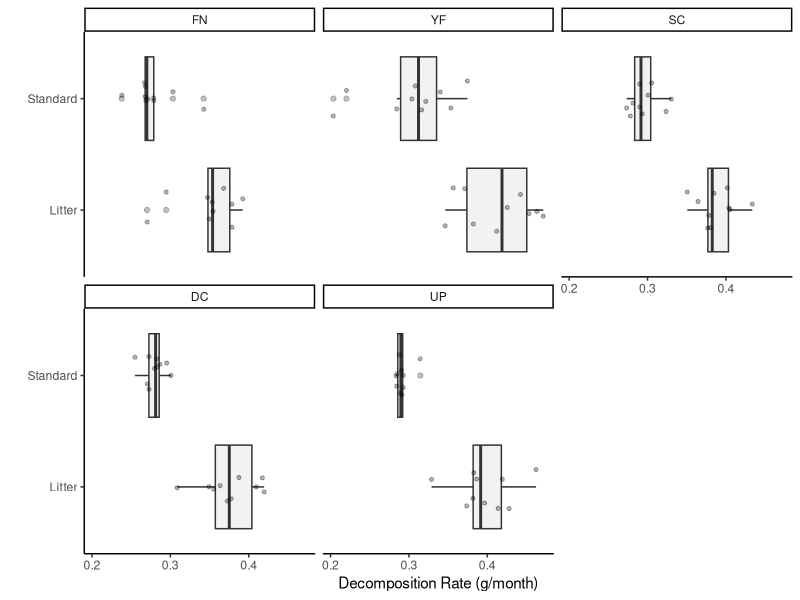

This chart was generated by the following R code: (Note: this script raises an error after producing the figure.)
library(dplyr)
library(tidyr)
library(ggplot2)
library(lubridate)
library(forcats)

### Load and clean data ----

# Read in data sets
decomp_2021 <- read.csv("Data/Decomposition/2021_Mesocosm-Decomp.csv")
decomp_2023 <- read.csv("Data/Decomposition/2023_Mesocosm-Decomp.csv")
field_litter <- read.csv("Data/Decomposition/2021_Field-Decomp.csv")

# Update columns with treatment types
decomp_2021 <- decomp_2021 %>%
  select(-Notes) %>%
  mutate(Site = case_when(
    startsWith(as.character(CageID), "FNH") ~ "FN",
    startsWith(as.character(CageID), "FNS") ~ "YF",
    startsWith(as.character(CageID), "FNN") ~ "UP",
    startsWith(as.character(CageID), "MCH") ~ "MC",
    startsWith(as.character(CageID), "MCN") ~ "UP",
    startsWith(as.character(CageID), "MCS") ~ "YF",
    startsWith(as.character(CageID), "YFH") ~ "YF",
    startsWith(as.character(CageID), "YFN") ~ "UP",
    startsWith(as.character(CageID), "SCN") ~ "UP",
    startsWith(as.character(CageID), "SCH") ~ "SC",
    startsWith(as.character(CageID), "SCS") ~ "YF",
    startsWith(as.character(CageID), "UPH") ~ "UP",
    startsWith(as.character(CageID), "UPS") ~ "YF",
    startsWith(as.character(CageID), "DCH") ~ "DC",
    startsWith(as.character(CageID), "DCN") ~ "UP",
    startsWith(as.character(CageID), "DCS") ~ "YF"
  )) %>%
  mutate(Latitude = case_when(
    Site %in% c("FN", "YF", "SC") ~ "South",
    Site %in% c("DC", "MC", "UP") ~ "North"
  )) %>%
  mutate(Collection_Weight = replace(Collection_Weight, Collection_Weight == 1222.000, 1.222)) %>%
  mutate(Trophic_Treatment = case_when(
    substr(CageID, 5, 5) == "V" ~ "Vegetation",
    substr(CageID, 5, 5) == "H" ~ "Herbivore",
    substr(CageID, 5, 5) == "P" ~ "Predator"
  )) %>%
  mutate(Transplant_Treatment = case_when(
    substr(CageID, 3, 3) == "H" ~ "Home",
    substr(CageID, 3, 3) == "N" ~ "North",
    substr(CageID, 3, 3) == "S" ~ "South"
  )) %>%
  mutate(Population = substr(CageID, 1, 2))

decomp_2023 <- decomp_2023 %>%
  select(-Notes) %>%
  mutate(Site = case_when(
    startsWith(as.character(CageID), "FNH") ~ "FN",
    startsWith(as.character(CageID), "FNS") ~ "YF",
    startsWith(as.character(CageID), "FNN") ~ "UP",
    startsWith(as.character(CageID), "MCH") ~ "MC",
    startsWith(as.character(CageID), "MCN") ~ "UP",
    startsWith(as.character(CageID), "MCS") ~ "YF",
    startsWith(as.character(CageID), "YFH") ~ "YF",
    startsWith(as.character(CageID), "YFN") ~ "UP",
    startsWith(as.character(CageID), "SCN") ~ "UP",
    startsWith(as.character(CageID), "SCH") ~ "SC",
    startsWith(as.character(CageID), "SCS") ~ "YF",
    startsWith(as.character(CageID), "UPH") ~ "UP",
    startsWith(as.character(CageID), "UPS") ~ "YF",
    startsWith(as.character(CageID), "DCH") ~ "DC",
    startsWith(as.character(CageID), "DCN") ~ "UP",
    startsWith(as.character(CageID), "DCS") ~ "YF"
  )) %>%
  mutate(Latitude = case_when(
    Site %in% c("FN", "YF", "SC") ~ "South",
    Site %in% c("DC", "MC", "UP") ~ "North"
  )) %>%
  mutate(Trophic_Treatment = case_when(
    substr(CageID, 5, 5) == "V" ~ "Vegetation",
    substr(CageID, 5, 5) == "H" ~ "Herbivore",
    substr(CageID, 5, 5) == "P" ~ "Predator"
  )) %>%
  mutate(Transplant_Treatment = case_when(
    substr(CageID, 3, 3) == "H" ~ "Home",
    substr(CageID, 3, 3) == "N" ~ "North",
    substr(CageID, 3, 3) == "S" ~ "South"
  )) %>%
  mutate(Population = substr(CageID, 1, 2))

### Calculate decomposition rates ----

# Litter-Standard Pairs
field_litter <- field_litter %>% 
  mutate(MassLoss = Set_Weight - Collection_Weight) %>%  
  rename(Site = Field) %>% 
  mutate(SetTime = as.numeric(difftime(mdy(Collection_Date), mdy(Set_Date), units = "days"))) %>% 
  mutate(DecompRate = (MassLoss / abs(SetTime)) * 30)

# Diagnostic plot: Comparison between standard and real litter
field_litter %>%
  mutate(Site = factor(Site, levels = c("FN", "YF", "SC", "DC", "MC", "UP"))) %>%
  ggplot(aes(y=DecompRate, x=Bag_Type)) +
  geom_boxplot(alpha=0.3, fill = "light gray") +  
  geom_jitter(width = .2, fill = "black", size = 1.1, alpha = 0.3) +
  theme_classic() +
  coord_flip() +
  labs(x = "",y = "Decomposition Rate (g/month)") + 
  facet_wrap(~Site)

# Calculate scaling factor for each site
scaling_factors <- field_litter %>%
  group_by(Site) %>%
  summarise(
    Real_Mean = mean(DecompRate[Bag_Type == "Litter"], na.rm = TRUE),
    Standard_Mean = mean(DecompRate[Bag_Type == "Standard"], na.rm = TRUE),
    Scaling_Factor = Real_Mean / Standard_Mean
  )

 # 2021 Cage-Level
litter_calc_2021 <- decomp_2021 %>%
  mutate(MassLoss = Set_Weight - Collection_Weight) %>%
  mutate(SetTime = as.numeric(difftime(mdy(Collection_Date), mdy(Set_Date), units = "days"))) %>%
  mutate(DecompRate = (MassLoss / abs(SetTime)) * 30) %>%
  mutate(Year = year(mdy(Collection_Date)))

# 2023 Cage-Level

# Calculate MassLoss for non-NA rows (2023 only)
decomp_2023 <- decomp_2023 %>%
  mutate(MassLoss = ifelse(!is.na(Set_Weight) & !is.na(Collection_Weight), Set_Weight - Collection_Weight, NA))

# Calculate average MassLoss for each combination of Site, Trophic_Treatment, and Population
average_massloss <- decomp_2023 %>%
  group_by(Site, Trophic_Treatment, Population) %>%
  summarise(Average_MassLoss = mean(MassLoss, na.rm = TRUE), .groups = 'drop')

# Interpolate NA MassLoss values
decomp_2023 <- decomp_2023 %>%
  left_join(average_massloss, by = c("Site", "Trophic_Treatment", "Population")) %>%
  mutate(MassLoss = ifelse(is.na(MassLoss), Average_MassLoss, MassLoss)) %>%
  select(-Average_MassLoss)

# Calculate decomposition rates
litter_calc_2023 <- decomp_2023 %>%
  mutate(SetTime = as.numeric(difftime(mdy(Collection_Date), mdy(Set_Date), units = "days"))) %>%
  mutate(DecompRate = (MassLoss / abs(SetTime)) * 30) %>%
  mutate(Year = year(mdy(Collection_Date)))

# Average replicates within each year 
decomp_2021_avg <- litter_calc_2021 %>%
  group_by(Site, CageID, Population, Trophic_Treatment) %>%
  summarise(Unscaled_MassLoss_2021 = mean(MassLoss, na.rm = TRUE), .groups = 'drop')

decomp_2023_avg <- decomp_2023 %>%
  group_by(Site, CageID, Population, Trophic_Treatment) %>%
  summarise(Unscaled_MassLoss_2023 = mean(MassLoss, na.rm = TRUE), .groups = 'drop')

# Rename columns before combining
decomp_2021_avg <- decomp_2021_avg %>%
  rename(MassLoss = Unscaled_MassLoss_2021) %>%
  mutate(Year = 2021)

decomp_2023_avg <- decomp_2023_avg %>%
  rename(MassLoss = Unscaled_MassLoss_2023) %>%
  mutate(Year = 2023)

# Combine the datasets
combined_decomp <- bind_rows(decomp_2021_avg, decomp_2023_avg)

### Exploratory data viz ----

# Combine the 2021 and 2023 scaled data
combined_scaled_data <- decomp_2021_avg %>%
  left_join(decomp_2023_avg, by = c("CageID", "Site", "Population", "Trophic_Treatment")) %>%
  mutate(Scaled_Difference = Scaled_MassLoss_2023 - Scaled_MassLoss_2021) %>% 
  filter(!is.na(Scaled_Difference) & !is.nan(Scaled_Difference))


# Change in decomposition rate across transplant treatments
ggplot(combined_scaled_data, aes(x = Population, y = Scaled_Difference, fill = Transplant_Treatment, color = Transplant_Treatment)) +
  geom_boxplot(alpha = 0.3, position = position_dodge(width = 0.75), outlier.shape = NA) +
  geom_jitter(position = position_dodge(width = 0.75), size = 1.1) +
  scale_fill_brewer(palette = "Set2") +
  scale_color_brewer(palette = "Set2") +
  theme_classic() +
  coord_flip() +
  labs(x = "Population", y = "Difference in Mass Loss Rate (g/month)") +
  ggtitle("Scaled Difference in Decomposition Rate (Treatment - Baseline)")
  
# Change in decomposition rate across trophic treatments
ggplot(combined_scaled_data, aes(x = Population, y = Scaled_Difference, fill = Trophic_Treatment, color = Trophic_Treatment)) +
  geom_boxplot(alpha = 0.3, position = position_dodge(width = 0.75), outlier.shape = NA) +
  geom_jitter(position = position_dodge(width = 0.75), size = 1.1) +
  scale_fill_brewer(palette = "Paired") +
  scale_color_brewer(palette = "Paired") +
  theme_classic() +
  coord_flip() +
  labs(x = "Population", y = "Difference in Mass Loss Rate (g/month)") +
  ggtitle("Scaled Difference in Decomposition Rate (Treatment - Baseline)")

# Standard VS Local Litter plot
standard_data <- field_litter %>%
  filter(Bag_Type == "Standard") %>%
  select(Site, Pair_Number, DecompRate_Standard = DecompRate)

litter_data <- field_litter %>%
  filter(Bag_Type == "Litter") %>%
  select(Site, Pair_Number, DecompRate_Litter = DecompRate)

# Join the datasets on Site and Pair_Number
reshaped_data <- standard_data %>%
  inner_join(litter_data, by = c("Site", "Pair_Number"))


ggplot(reshaped_data, aes(x = DecompRate_Standard, y = DecompRate_Litter, color = Site)) +
  geom_point(alpha = 0.6) +  # Plot all points
  geom_smooth(method = "lm", se = FALSE, aes(group = Site), linetype = "solid", size = 1) +  # Mean regression line for each site
  labs(title = "Comparison of Mass Loss: Standard vs. Litter",
       x = "Decomposition Rate (Standard)",
       y = "Decomposition Rate (Litter)",
       color = "Site") +
  theme_minimal() + 
  facet_wrap(~Site)

# Litter scaling does not look promising

### NOT NEEDED -----
# Apply scaling factors to 2021 and 2023 data
decomp_2021_scaled <- litter_calc_2021 %>%
  left_join(scaling_factors, by = "Site") %>%
  mutate(Scaled_MassLoss = MassLoss * Scaling_Factor) %>%
  select(Site, CageID, Population, Trophic_Treatment, Scaled_MassLoss)

decomp_2023_scaled <- litter_calc_2023 %>%
  left_join(scaling_factors, by = "Site") %>%
  mutate(Scaled_MassLoss = MassLoss * Scaling_Factor) %>%
  select(Site, CageID, Population, Trophic_Treatment, Scaled_MassLoss)
